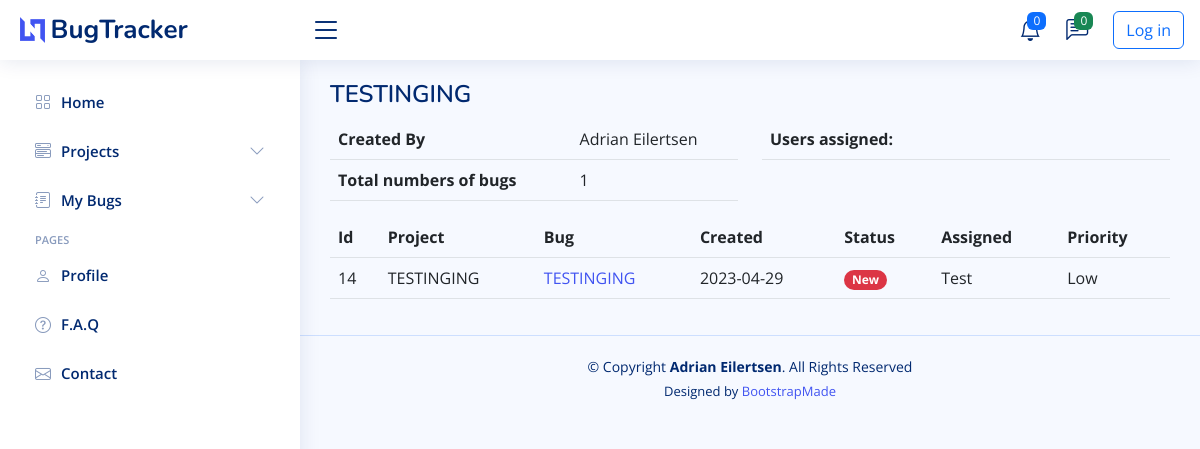
/project/6, run on the app's committed database.
### main.py (models this page shows)
class Project(db.Model):
    __tablename__ = "project"
    id = db.Column(db.Integer, primary_key=True)
    name = db.Column(db.String(250), nullable=False, unique=True)
    users = db.relationship("User", secondary=project_user, back_populates="projects")
    creator = db.Column(db.String, db.ForeignKey("user.name"))
    bugs = relationship("Bug", back_populates="project")

class Bug(db.Model):
    __tablename__ = "bug"
    id = db.Column(db.Integer, primary_key=True)
    title = db.Column(db.String(250), nullable=False)
    description = db.Column(db.String(250), nullable=False)
    reporter = db.Column(db.String, db.ForeignKey("user.name"))
    date = db.Column(db.String(250), nullable=False)
    status = db.Column(db.Integer, nullable=False)
    priority = db.Column(db.String(250), nullable=False)
    project_id = db.Column(db.String, db.ForeignKey("project.name"))
    project = relationship("Project", back_populates="bugs")
    comment = relationship("Comment", back_populates="parent_bug")
    assigned = relationship("User", back_populates="bugs")

class User(UserMixin, db.Model):
    __tablename__ = "user"
    id = db.Column(db.Integer, primary_key=True)
    name = db.Column(db.String(250), nullable=False, unique=True)
    email = db.Column(db.String(250), unique=True, nullable=False)
    password = db.Column(db.String(250), nullable=False)
    bugs = relationship("Bug", back_populates="assigned")
    comments = relationship("Comment", back_populates="comment_author")
    projects = db.relationship("Project", secondary=project_user, back_populates="users")

### main.py (the view)
@app.route("/project/<int:index>", methods=["GET", "POST"])
def project(index):
    bugs_data = db.session.query(Bug).all()
    project_data = db.session.query(Project).all()
    project = Project.query.get(index)
    return render_template("project.html", bugs=bugs_data, project=project_data, current_project=project, logged_in=current_user.is_authenticated)

### templates/project.html (shortened to what this page needs)
<!DOCTYPE html>
<html lang="en">
{% import "bootstrap/wtf.html" as wtf %}
{% include "header.html" %}
<body>
{% include "navbar.html" %}
<main id="main" class="main">
  <div class="pagetitle">
    <div class="row">
      <div class="col-6">
        <h1>{{ current_project.name }}</h1>
      </div>
    </div>
  </div>
  <section class="section">
    <div class="row">
      <div class="col">
        <table class="table">
          <tbody>
            <tr>
              <th scope="row">Created By</th>
              <td colspan="2">{{ current_project.creator }}</td>
            </tr>
            <tr>
              <th scope="row">Total numbers of bugs</th>
              <td colspan="2">{{ current_project.bugs|length }}</td>
            </tr>
          </tbody>
        </table>
      </div>
      <div class="col">
        <table class="table">
          <thead>
            <th scope="row">Users assigned:</th>
          </thead>
        </table>
      </div>
    </div>
  </section>
  <section class="section">
    <div class="row">
      <div class="col">
        <table class="table table-hover">
          <thead>
          <tr>
            <th scope="col">Id</th>
            <th scope="col">Project</th>
            <th scope="col">Bug</th>
            <th scope="col">Created</th>
            <th scope="col">Status</th>
            <th scope="col">Assigned</th>
            <th scope="col">Priority</th>
          </tr>
          </thead>
          <tbody>
          {% for bug in bugs %}
          {% if bug.project_id == current_project.name %}
          <tr id="tr-{{ bug.id }}">
            <td data-label="Id" scope="row">{{ bug.id }}</td>
            <td data-label="Project">{{ bug.project_id }}</td>
            <td data-label="Bug"><a href="{{ url_for('bug', index=bug.id) }}">{{ bug.title }}</a></td>
            <td data-label="Date">{{ bug.date }}</td>
            <td data-label="Status">
              {% if bug.status == 0 %}
              <span class="badge rounded-pill bg-danger">New</span>
              {% elif bug.status == 1 %}
              <span class="badge rounded-pill bg-info text-dark">In progress</span>
              {% elif bug.status == 2 %}
              <span class="badge rounded-pill bg-warning text-dark">In review</span>
              {% elif bug.status == 3 %}
              <span class="badge rounded-pill bg-success">Completed</span>
              {% endif %}
            </td>
            <td data-label="Assigned">{{ bug.assigned.name }}</td>
            <td class="table-data-hidden" data-label="Priority">{{ bug.priority }}</td>
          </tr>
          {% endif %}
          {% endfor %}
          </tbody>
        </table>
      </div>
    </div>
  </section>
</main>
{% include "footer.html" %}
</body>
</html>

### static/assets/css/style.css (style rules this page uses)
:root { scroll-behavior: smooth; }
body { font-family: "Open Sans", sans-serif; background: #f6f9ff; color: #444444; }
a { color: #4154f1; text-decoration: none; }
h1, h2, h3, h4, h5, h6 { font-family: "Nunito", sans-serif; }
#main { margin-top: 60px; padding: 20px 30px; transition: all 0.3s; }
.pagetitle { margin-bottom: 10px; }
.pagetitle h1 { font-size: 24px; margin-bottom: 0; font-weight: 600; color: #012970; }
@media (min-width: 1200px) { #main, #footer { margin-left: 300px; } }

### data on the page
Project: name "TESTINGING", creator "Adrian Eilertsen"
Bug: id "14", project_id "TESTINGING", title "TESTINGING", date "2023-04-29", status "New", assigned.name "Test", priority "Low"

### other printed values
{{ current_project.bugs|length }} "1"
